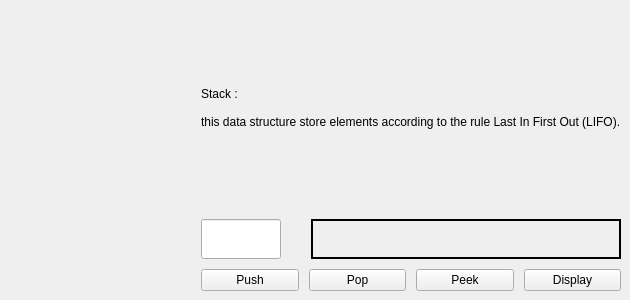
      <widget class="QWidget" name="Stack_tab">
       <attribute name="title">
        <string>Stack</string>
       </attribute>
       <widget class="QWidget" name="layoutWidget">
        <property name="geometry">
         <rect>
          <x>20</x>
          <y>20</y>
          <width>601</width>
          <height>271</height>
         </rect>
        </property>
        <layout class="QHBoxLayout" name="horizontalLayout_4">
         <property name="spacing">
          <number>20</number>
         </property>
         <item>
          <widget class="QLabel" name="stack_label_1">
           <property name="text">
            <string/>
           </property>
          </widget>
         </item>
         <item>
          <layout class="QVBoxLayout" name="verticalLayout_5">
           <property name="spacing">
            <number>10</number>
           </property>
           <item>
            <widget class="QLabel" name="stack_text">
             <property name="text">
              <string>Stack :
 
this data structure store elements according to the rule Last In First Out (LIFO).
</string>
             </property>
             <property name="wordWrap">
              <bool>true</bool>
             </property>
            </widget>
           </item>
           <item>
            <layout class="QHBoxLayout" name="horizontalLayout_22">
             <item>
              <widget class="QLineEdit" name="stack_input">
               <property name="enabled">
                <bool>true</bool>
               </property>
               <property name="sizePolicy">
                <sizepolicy hsizetype="Fixed" vsizetype="Fixed">
                 <horstretch>0</horstretch>
                 <verstretch>0</verstretch>
                </sizepolicy>
               </property>
               <property name="maximumSize">
                <size>
                 <width>80</width>
                 <height>40</height>
                </size>
               </property>
               <property name="baseSize">
                <size>
                 <width>80</width>
                 <height>20</height>
                </size>
               </property>
              </widget>
             </item>
             <item>
              <spacer name="horizontalSpacer_12">
               <property name="orientation">
                <enum>Qt::Horizontal</enum>
               </property>
               <property name="sizeType">
                <enum>QSizePolicy::Fixed</enum>
               </property>
               <property name="sizeHint" stdset="0">
                <size>
                 <width>20</width>
                 <height>40</height>
                </size>
               </property>
              </spacer>
             </item>
             <item>
              <widget class="QLabel" name="Stack_output">
               <property name="sizePolicy">
                <sizepolicy hsizetype="Maximum" vsizetype="Maximum">
                 <horstretch>0</horstretch>
                 <verstretch>0</verstretch>
                </sizepolicy>
               </property>
               <property name="maximumSize">
                <size>
                 <width>340</width>
                 <height>40</height>
                </size>
               </property>
               <property name="frameShape">
                <enum>QFrame::WinPanel</enum>
               </property>
               <property name="text">
                <string/>
               </property>
              </widget>
             </item>
            </layout>
           </item>
           <item>
            <layout class="QHBoxLayout" name="horizontalLayout_26">
             <item>
              <widget class="QPushButton" name="stack_Push_button">
               <property name="text">
                <string>Push</string>
               </property>
              </widget>
             </item>
             <item>
              <widget class="QPushButton" name="stack_Pop_button">
               <property name="text">
                <string>Pop</string>
               </property>
              </widget>
             </item>
             <item>
              <widget class="QPushButton" name="stack_Peek_button">
               <property name="text">
                <string>Peek</string>
               </property>
              </widget>
             </item>
             <item>
              <widget class="QPushButton" name="stack_Display_button">
               <property name="text">
                <string>Display</string>
               </property>
              </widget>
             </item>
            </layout>
           </item>
          </layout>
         </item>
        </layout>
       </widget>
      </widget>
